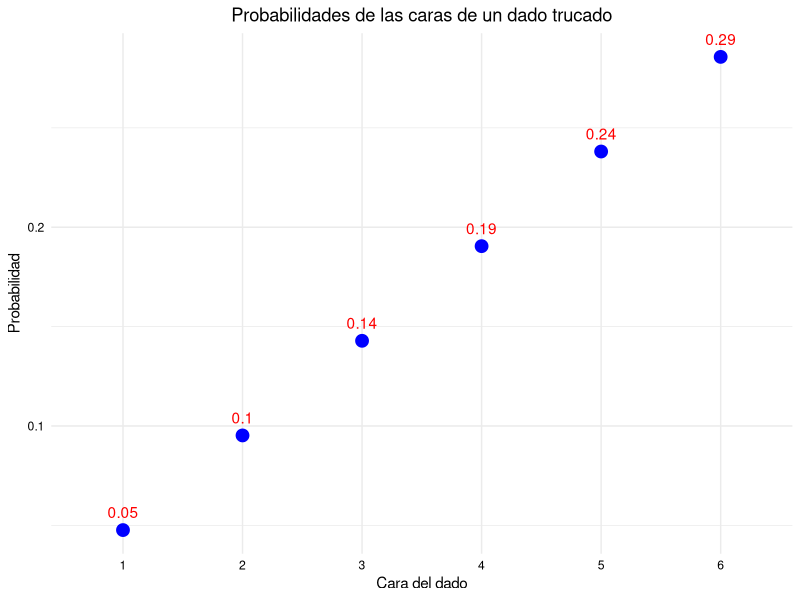

This chart was generated by the following R code:
# 3 -Un dado está trucado, de forma que las probabilidades de obtener las distintas caras
# son proporcionales a los números de estas.Hallar:
# A : La probabilidad de obtener el 6 en un lanzamiento
# B . La probabilidad de conseguir un número impar en un lanzamiento

# Asignar probabilidades para cada cara del dado
caras <- 1:6
probabilidades <- caras / sum(caras)

# Crear un data frame con los resultados
resultados <- data.frame(
  Cara = factor(caras),
  Probabilidad = probabilidades
)

# Cargar la librería ggplot2
library(ggplot2)

# Graficar las probabilidades como un gráfico de puntos
ggplot(resultados, aes(x = Cara, y = Probabilidad)) +
  geom_point(size = 4, color = "blue") +  # Color de los puntos azul
  geom_text(aes(label = round(Probabilidad, 2)), vjust = -1, color = "red") +  
  labs(title = "Probabilidades de las caras de un dado trucado",
       x = "Cara del dado",
       y = "Probabilidad") +
  theme_minimal() +
  theme(legend.position = "none", axis.text = element_text(color = "black"),
        axis.title = element_text(color = "black"),
        plot.title = element_text(color = "black", hjust = 0.5))  


